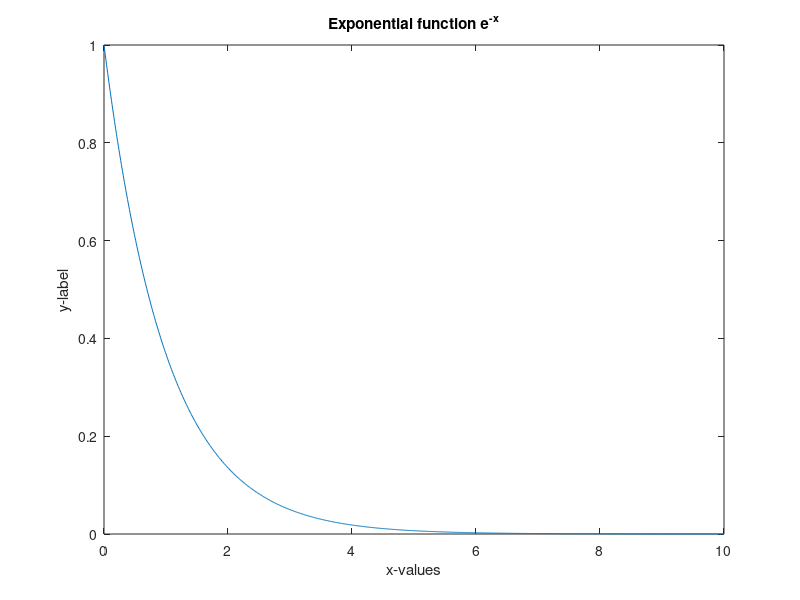

Reproduce this figure in MATLAB.
clc, clearvars

%Below generates a list from 1 to 10
x = 1:10;
%disp(x);

%Below generates a list from 1 to 10 in increments of 10
x = 1:2:10;
%disp(x);

%The process above is called vectorization. It creates a vector of values.
%Print out the statements above to see what vectors they create

%==========================

%Plotting in MATLAB

%%Example 1 
%Plotting a single function
x = 0:0.01:2*pi;
plot(x,sin(x));

%%Example 2
%Plotting multiple functions
plot(x,sin(x), x, cos(x));

%%Example 3
%Adding a legend, title, and labels into a plot
plot(x,sin(x), x, cos(x));
legend('sin(x)', 'cos(x)');
title('Sine and Cosine');
xlabel('x-value');
ylabel('y-value');


%Notice how even though there are 3 blocks of code plotting, only one
%window pops up. This is because each new plot overrides the previous one.
%Comment out the plots that aren't relevant to see the one you want to see.

%%Example 4
%Graphing with two variables, notice the parentheses for the title {-x}
x = 0:0.01:10;
y = exp(-x);
plot(x,y);
title('Exponential function e^{-x}');
xlabel('x-values');
ylabel('y-label');


